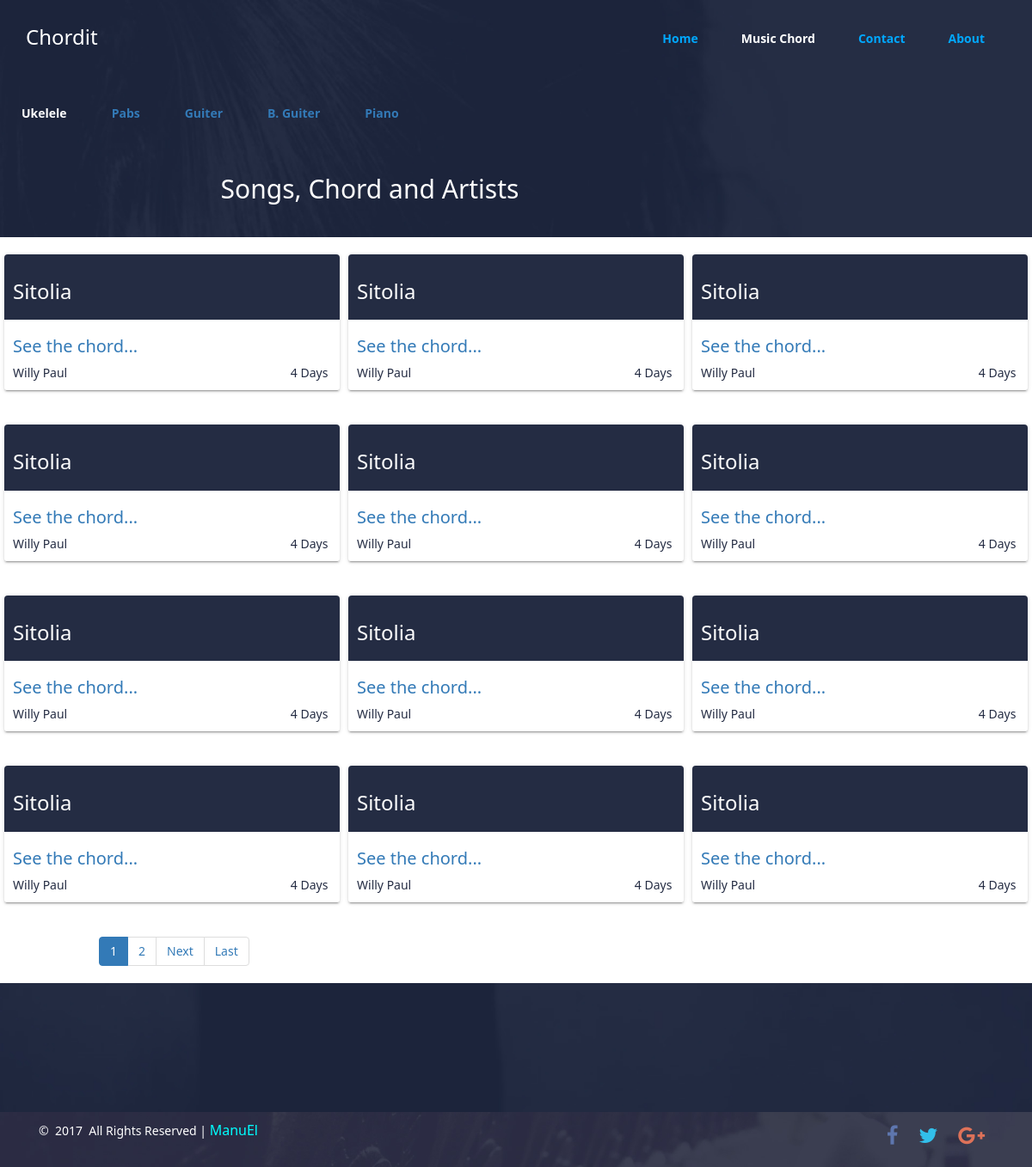
The app's page /music.php with its own data.
### tables this page shows
CREATE TABLE IF NOT EXISTS `music_posts` (
`ID` int(11) NOT NULL,
  `title` varchar(100) NOT NULL,
  `artist` varchar(100) NOT NULL,
  `description` longtext NOT NULL,
  `cartegory` varchar(100) NOT NULL,
  `photo` varchar(100) DEFAULT NULL,
  `timer` timestamp NOT NULL DEFAULT CURRENT_TIMESTAMP ON UPDATE CURRENT_TIMESTAMP
);

### class.music.php (the view, shortened to what this page needs)
<?php
class paginate
{
	function __construct()
	{
		$database = new Database();
		$db = $database->dbConnection();
		$this->conn = $db;
	}
	public function dataview($query)
	{
		$stmt = $this->conn->prepare($query);
		$stmt->execute();
		if($stmt->rowCount()>0)
		{
			while($row=$stmt->fetch(PDO::FETCH_ASSOC))
			{
				?>
			<div class="col-md-4 col-sm-4">
			<div class="col-md-12 card">
					<div class="col-md-12" id="hert">
                    	<h3 class="h3"><a href="music_view?song=<?php echo $row['ID']; ?>"><?php echo $row['title']; ?></a></h3>
                    </div>
                    <div class="col-md-12" id="hset">
                    <h6 class="h6"><a href="music_view?song=<?php echo $row['ID']; ?>">See the chord...</a></h6>
                    <span><?php echo $row['artist']; ?> <span class="pull-right"><?php
                                            $timestamp1 = $row['timer'];
                                            $passed1 = time() - strtotime($timestamp1);
                                            $days1 = floor($passed1 / 86400);
                                            $passed1 %= 86400;
                                            $hours1 = floor($passed1 / 3600);
                                            if ($days1>=1) {
                                                echo $hours1;
                                            ?>&nbsp;Days&nbsp;<?php }?> </span></span>
                    </div>
                </div>
             </div>
                <?php
			}
		}
		else
		{
			?>
            <tr>
            <td>Nothing here...</td>
            </tr>
            <?php
		}
	}
	public function paginglink($query,$records_per_page)
	{
		$self = $_SERVER['PHP_SELF'];
		$stmt = $this->conn->prepare($query);
		$stmt->execute();
		$total_no_of_records = $stmt->rowCount();
		if($total_no_of_records > 0)
		{
			?><tr><td colspan="3"><?php
			$total_no_of_pages=ceil($total_no_of_records/$records_per_page);
			$current_page=1;
			for($i=1;$i<=$total_no_of_pages;$i++)
			{
				if($i==$current_page)
				{
					echo "<li class='active'><a href='".$self."?page_no=".$i."'>".$i."</a></li>";
				}
				else
				{
					echo "<li><a  href='".$self."?page_no=".$i."'>".$i."</a>&nbsp;&nbsp;</li>";
				}
			}
			if($current_page!=$total_no_of_pages)
			{
				$next=$current_page+1;
				echo "<li><a  href='".$self."?page_no=".$next."'>Next</a>&nbsp;&nbsp;</li>";
				echo "<li><a href='".$self."?page_no=".$total_no_of_pages."'>Last</a>&nbsp;&nbsp;</li>";
			}
			?></td></tr><?php
		}
	}
}

### music.php (shortened to what this page needs)
<?php
$music_post = new Database();
if($music_post->dbConnection())
	{
		include_once 'class.music.php';
		$paginate = new paginate();
	}
?>
<!DOCTYPE html>
<html>
<head>
		<link href="#SSS" rel="stylesheet" type="text/css" />
		 <link href="css/style.css" rel="stylesheet">
		 <link rel="stylesheet" type="text/css" href="css/owl.css">
		 <link rel="stylesheet" type="text/css" href="css/normalize.css">
		<link href="css/bootstrap.min.css" rel="stylesheet" type="text/css" />
		 <link href="font/css/font-awesome.css" rel="stylesheet" />
</head>
<body>
<nav class="navbar navbar-default  ">
		<div class="container  ">
			<div class="navbar-header">
				<h3 class="h3" style="color: #fff;">Chordit</h3>
			</div>
			<div class="collapse navbar-collapse " id="bs-example-navbar-collapse-1">
				<ul class="nav navbar-nav navbar-right main-nav">
					<li><a href="index">Home</a></li>
					<li  class="active"><a href="music">Music Chord</a></li>
					<li><a href="contact">Contact</a></li>
					<li><a href="about">About</a></li>
				</ul>
			</div>
		</div>
	</nav>
 		 <ul  class="nav navbar-inverse  nav-tabs " id="myTab">
             <li  class="active"><a href="#ukelele" data-toggle="tab">Ukelele</a></li>
             <li><a href="#pabs" data-toggle="tab">Pabs</a></li>
             <li><a href="#guiter" data-toggle="tab">Guiter</a></li>
             <li><a href="#base" data-toggle="tab">B. Guiter</a></li>
             <li><a href="#piano" data-toggle="tab">Piano</a></li>
        </ul>
<div class=" col-md-8 col-md-offset-2 text-center " style="margin: 30px;">
	<h2 class="h2">Songs, Chord and Artists</h2>
</div>
<div class="tab-content  clearfix  col-md-12 page_result">
       <div class="tab-pane fade in active" id="ukelele">
       	<?php
		    $query = "SELECT * FROM music_posts WHERE cartegory = 'Ukelele' ORDER BY ID DESC";
		    $records_per_page=12;
		    $newquery = $paginate->paging($query,$records_per_page);
		    $paginate->dataview($newquery);
		 ?>
		    <div class=" col-md-10 col-xs-12 col-md-offset-1">
		       <ul class="pagination">
		   <?php
		        $paginate->paginglink($query,$records_per_page);
		    ?>
		        </ul>
		    </div>
       </div>
   </div>
<br />
<footer>
		<div class="container">
				<div class="col-sm-8">
					<p style="color: #fff;">&copy; &nbsp;<?php echo date('Y'); ?> &nbsp;All Rights Reserved | <a href="https://www.manuel.appslab.co.ke">ManuEl</a> </p>
				</div>
				<div class="col-sm-4 text-right text-center-mobile">
					<ul class="social-footer">
						<li><a href="http://www.facebook.com/pages/Codrops/159107397912"><i class="fa fa-facebook"></i></a></li>
						<li><a href="http://www.twitter.com/codrops"><i class="fa fa-twitter"></i></a></li>
						<li><a href="https://plus.google.com/101095823814290637419"><i class="fa fa-google-plus"></i></a></li>
					</ul>
				</div>
		</div>
	</footer>
</body>
</html>

### css/style.css (style rules this page uses)
html , body { font-family: segoe UI!important; }
body { width: 100%; color: white; background: rgba(28, 36, 65, 0.93); background: url('../img/header.jpg') ; background-size: cover; }
.card { position: relative; box-sizing: border-box; background: #fff; border-radius: 3px; margin: 15px 0px; box-shadow: 0 2px 2px 0 rgba(0, 0, 0, 0.14), 0 3px 1px -2px rgba(0, 0, 0, 0.2), 0 1px 5px 0 rgba(0, 0, 0, 0.12); }
.navbar-default { background-color: transparent!important; border: none!important; padding: 10px; }
.navbar-default li a { font-weight: 600; color: #00A8FF!important; padding: 25px!important; }
.navbar-default ul .active a { background-color: transparent!important; color: #fff!important; }
.col-md-8 .h2 { color: #fff; }
#myTab { background-color: transparent; border: none; }
#myTab li { padding: 2px 10px; font-weight: 600; }
#myTab .active a { background-color: transparent!important; border: none; color: #fff; border-radius: 0px; }
#myTab a { border-radius: 0px!important; border: none; }
.tab-content { background-color: #fff; padding: 0px!important; }
.tab-pane .col-md-4 { padding: 5px; }
.tab-pane .col-md-4 .col-md-12 { padding: 0px; }
#hert { color: #fff; margin: 0px; padding: 10px; background-color: #242C43!important; border-top-left-radius: 4px; border-top-right-radius: 4px; }
#hert a { color: #fff; }
#hset { padding: 10px; }
#hset .h6 { font-size: 20px; }
#hset span { color: #242C43; }
.tab-pane .col-md-4 .col-md-12 h3 { background-color: }
.pagination .active { background-color: #242C43!important; color: #fff!important; }
.fa-facebook { color: #5E76AE; }
.fa-twitter { color: #32BFEA; }
.fa-google-plus { color: #DE7259; }
footer { padding: 10px 0 10px; background: url('../img/footer.jpg'); -webkit-background-size: cover; background-size: cover; }
footer .col-sm-8 a { color: cyan; font-size: 16px; }
footer .social-footer { padding: 0; list-style: none; }
footer .social-footer li { display: inline-block; margin: 0 10px; }
footer .social-footer li a { font-size: 24px; color: #fff; }
a { text-decoration: none; color: #00a8ff; -webkit-transition: all 0.3s ease; transition: all 0.3s ease; }
footer { margin-top: 150px; color: #fff; }

### records on screen
music_posts: title "Sitolia", artist "Willy Paul"
music_posts: title "Sitolia", artist "Willy Paul"
music_posts: title "Sitolia", artist "Willy Paul"
music_posts: title "Sitolia", artist "Willy Paul"
music_posts: title "Sitolia", artist "Willy Paul"
music_posts: title "Sitolia", artist "Willy Paul"
music_posts: title "Sitolia", artist "Willy Paul"
music_posts: title "Sitolia", artist "Willy Paul"
music_posts: title "Sitolia", artist "Willy Paul"
music_posts: title "Sitolia", artist "Willy Paul"
music_posts: title "Sitolia", artist "Willy Paul"
music_posts: title "Sitolia", artist "Willy Paul"
